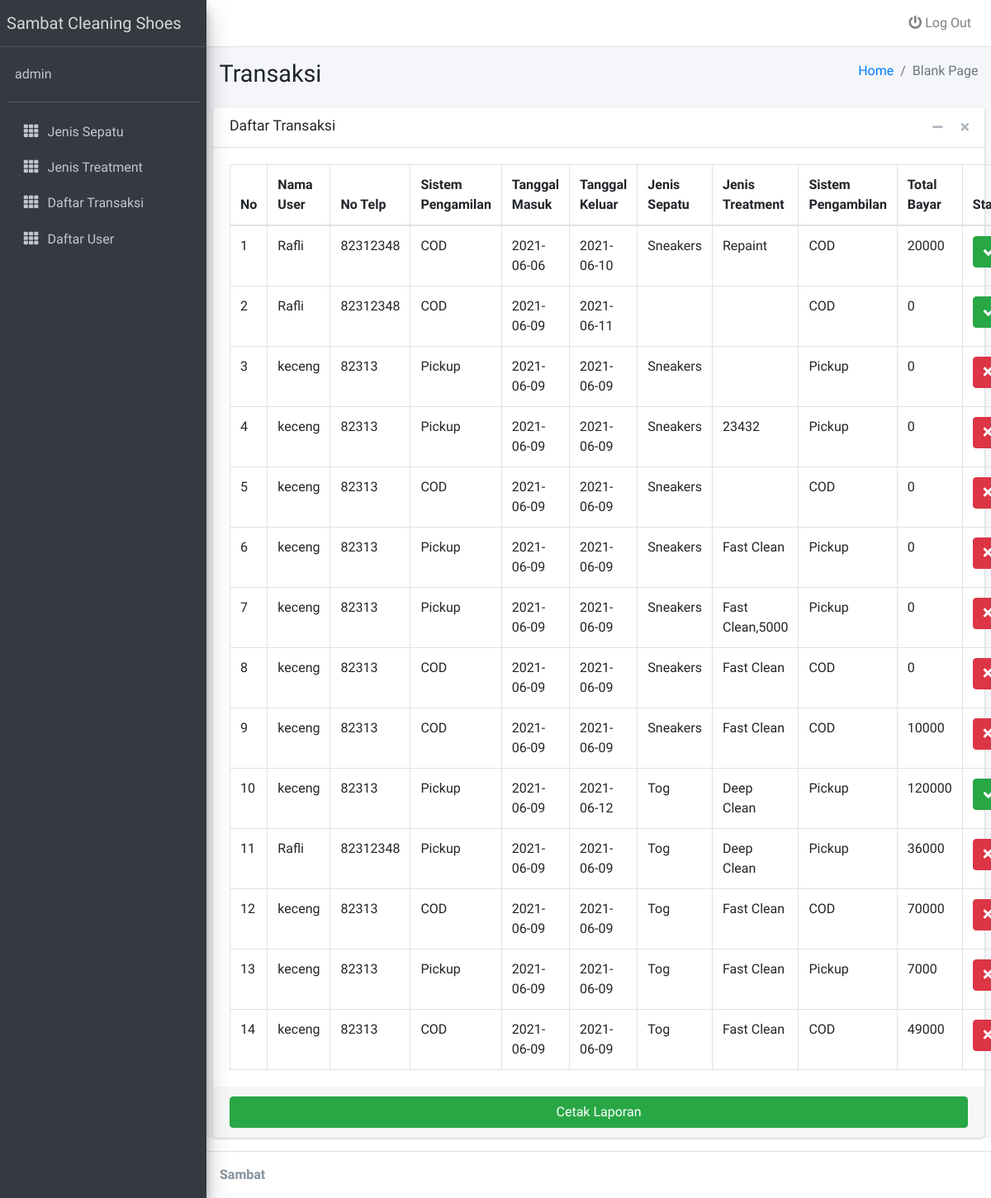
/admin_transaksi.php (signed in), run on an earlier commit of the app's database.
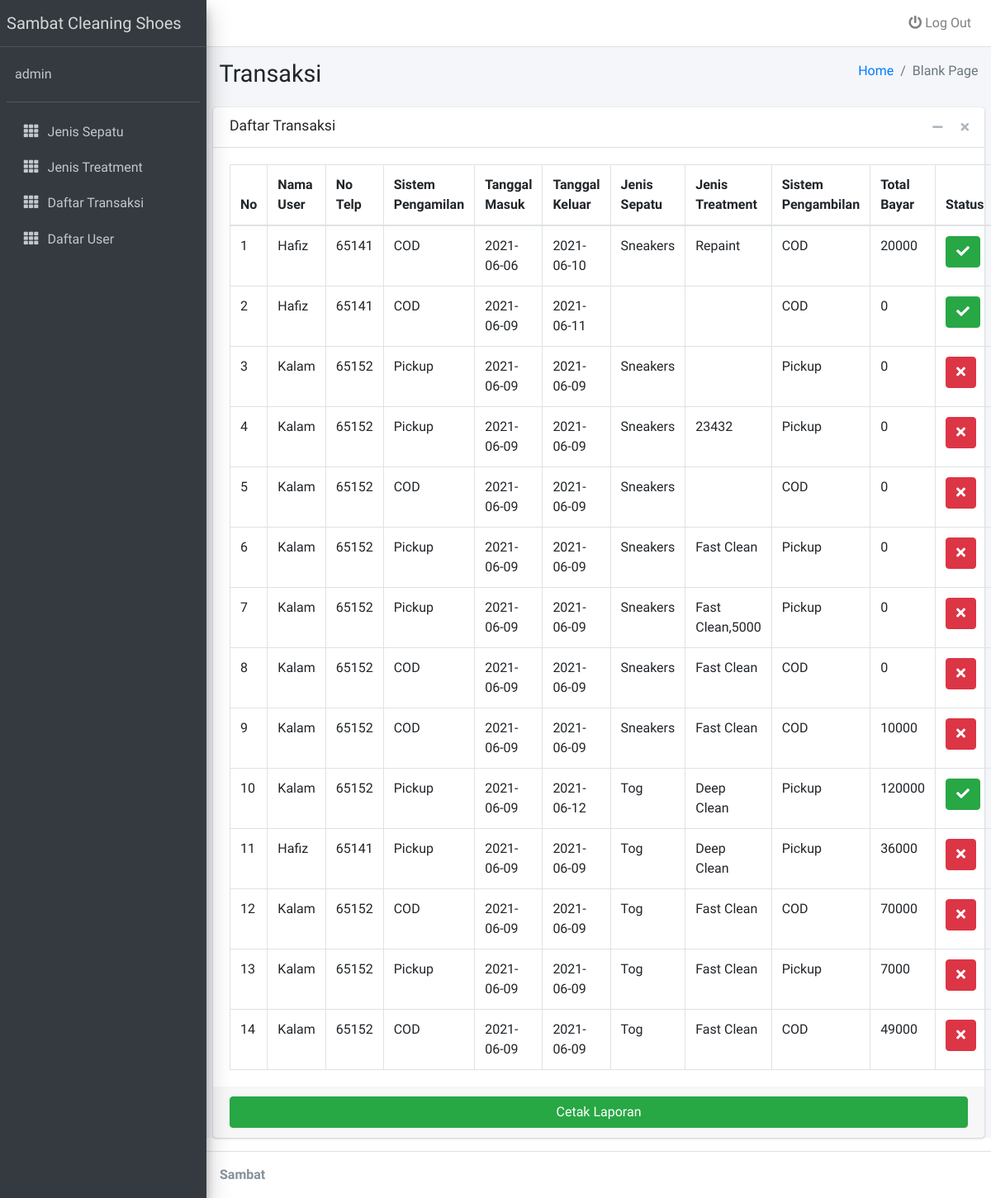
And on a later commit of the database.
### tables this page shows
CREATE TABLE `transaksi` (
  `id_transaksi` int NOT NULL,
  `id_user` int NOT NULL,
  `sistem_pengambilan` varchar(10) NOT NULL,
  `total` int NOT NULL,
  `tanggal_masuk` date NOT NULL,
  `tanggal_keluar` date NOT NULL,
  `jenis_sepatu` varchar(10) NOT NULL,
  `jenis_treatment` varchar(50) NOT NULL,
  `total_bayar` int NOT NULL,
  `status` int NOT NULL DEFAULT '0'
);

CREATE TABLE `user` (
  `id_user` int NOT NULL,
  `nama` varchar(15) NOT NULL,
  `alamat` varchar(50) NOT NULL,
  `no_telp` int NOT NULL,
  `username` varchar(25) NOT NULL,
  `password` varchar(25) NOT NULL,
  `level` int NOT NULL DEFAULT '1'
);

### admin_transaksi.php (the view, shortened to what this page needs)
<!DOCTYPE html>
<?php
include('config.php');
?>
<html>
<head>
  <link rel="stylesheet" href="assets/plugins/fontawesome-free/css/all.min.css">
  <link rel="stylesheet" href="https://code.ionicframework.com/ionicons/2.0.1/css/ionicons.min.css">
  <link rel="stylesheet" href="assets/dist/css/adminlte.min.css">
</head>
<body class="hold-transition sidebar-mini">
<div class="wrapper">
  <nav class="main-header navbar navbar-expand navbar-white navbar-light">
    <ul class="navbar-nav ml-auto">
      <li class="nav-item dropdown">
        <a class="nav-link" href="logout.php">
            <i class="fas fa-power-off"></i> Log Out
        </a>
      </li>
    </ul>
  </nav>
  <aside class="main-sidebar sidebar-dark-primary elevation-4">
    <a href="../../index3.html" class="brand-link">
      <span class="brand-text font-weight-light">Sambat Cleaning Shoes</span>
    </a>
    <div class="sidebar">
      <div class="user-panel mt-3 pb-3 mb-3 d-flex">
        <div class="info">
          <a href="#" class="d-block"><?php echo $_SESSION['username'] ?></a>
        </div>
      </div>
      <nav class="mt-2">
        <ul class="nav nav-pills nav-sidebar flex-column" data-widget="treeview" role="menu" data-accordion="false">
               <li class="nav-item">
               <a href="admin_jenissepatu.php" class="nav-link">
                 <i class="nav-icon fas fa-th"></i>
                 <p>
                  Jenis Sepatu
                 </p>
               </a>
             </li>
             <li class="nav-item">
               <a href="admin_jenistreatment.php" class="nav-link">
                 <i class="nav-icon fas fa-th"></i>
                 <p>
                  Jenis Treatment
                 </p>
               </a>
             </li>
             <li class="nav-item">
               <a href="admin_transaksi.php" class="nav-link">
                 <i class="nav-icon fas fa-th"></i>
                 <p>
                  Daftar Transaksi
                 </p>
               </a>
             </li>
             <li class="nav-item">
            <a href="admin_manageuser.php" class="nav-link">
              <i class="nav-icon fas fa-th"></i>
              <p>
               Daftar User
              </p>
            </a>
          </li>
  </aside>
  <div class="content-wrapper">
    <section class="content-header">
      <div class="container-fluid">
        <div class="row mb-2">
          <div class="col-sm-6">
            <h1>Transaksi</h1>
          </div>
          <div class="col-sm-6">
            <ol class="breadcrumb float-sm-right">
              <li class="breadcrumb-item"><a href="#">Home</a></li>
              <li class="breadcrumb-item active">Blank Page</li>
            </ol>
          </div>
        </div>
      </div>
    </section>
    <section class="content">
      <div class="card">
        <div class="card-header">
          <h3 class="card-title">Daftar Transaksi</h3>
          <div class="card-tools">
            <button type="button" class="btn btn-tool" data-card-widget="collapse" data-toggle="tooltip" title="Collapse">
              <i class="fas fa-minus"></i></button>
            <button type="button" class="btn btn-tool" data-card-widget="remove" data-toggle="tooltip" title="Remove">
              <i class="fas fa-times"></i></button>
          </div>
        </div>
        <div class="card-body">
          <table id="example2" class="table table-bordered table-hover">
                <thead>
                <tr>
                  <th>No</th>
                  <th>Nama User</th>
                  <th>No Telp</th>
                  <th>Sistem Pengamilan</th>
                  <th>Tanggal Masuk</th>
                  <th>Tanggal Keluar</th>
                  <th>Jenis Sepatu</th>
                  <th>Jenis Treatment</th>
                  <th>Sistem Pengambilan</th>
                  <th>Total Bayar</th>
                  <th>Status</th>
                </tr>
                </thead>
                <tbody>
                <?php
				$sql = mysqli_query($koneksi, "SELECT transaksi.*,user.nama, user.no_telp FROM transaksi left join user on user.id_user = transaksi.id_user ") or die(mysqli_error($koneksi));
				if(mysqli_num_rows($sql) > 0){
					$no = 1;
					while($data = mysqli_fetch_assoc($sql)){
						$button = ($data['status']) ? "<button type='button' class='btn btn-success'><i class='fas fa-check'></i></button>" : "<a type='button' href='edit_status.php?id=".$data['id_transaksi']."' class='btn btn-danger'><i class='fas fa-times'></i></a>" ;
            echo '
						<tr>
							<td>'.$no.'</td>
              <td>'.$data['nama'].'</td>
              <td>'.$data['no_telp'].'</td>
              <td>'.$data['sistem_pengambilan'].'</td>
              <td>'.$data['tanggal_masuk'].'</td>
              <td>'.$data['tanggal_keluar'].'</td>
							<td>'.$data['jenis_sepatu'].'</td>
              <td>'.$data['jenis_treatment'].'</td>
							<td>'.$data['sistem_pengambilan'].'</td>
							<td>'.$data['total_bayar'].'</td>
							<td>'.$button.'</td>
						</tr>
						';
						$no++;
					}
				}else{
					echo '
					<tr>
						<td colspan="6">Tidak ada data.</td>
					</tr>
					';
				}
				?>
              </table>
        </div>
        <div class="card-footer">
          <a href="cetak.php" target="_blank"><button type="button" class="btn btn-block btn-success">Cetak Laporan</button></a>
        </div>
      </div>
    </section>
  </div>
  <footer class="main-footer">
    <strong>Sambat
  </footer>
</div>
</body>
</html>

What changed in the data, as far as the page shows it:
changed through a linked row, transaksi "Repaint": id_user.nama "Rafli" → "Hafiz"; id_user.no_telp "82312348" → "65141"
changed through a linked row, transaksi (number 2 of 14 on the later page): id_user.nama "Rafli" → "Hafiz"; id_user.no_telp "82312348" → "65141"
changed through a linked row, transaksi (number 3 of 14 on the later page): id_user.nama "keceng" → "Kalam"; id_user.no_telp "82313" → "65152"
changed through a linked row, transaksi (number 4 of 14 on the later page): id_user.nama "keceng" → "Kalam"; id_user.no_telp "82313" → "65152"
changed through a linked row, transaksi (number 5 of 14 on the later page): id_user.nama "keceng" → "Kalam"; id_user.no_telp "82313" → "65152"
changed through a linked row, transaksi (number 6 of 14 on the later page): id_user.nama "keceng" → "Kalam"; id_user.no_telp "82313" → "65152"
changed through a linked row, transaksi "Fast Clean,5000": id_user.nama "keceng" → "Kalam"; id_user.no_telp "82313" → "65152"
changed through a linked row, transaksi (number 8 of 14 on the later page): id_user.nama "keceng" → "Kalam"; id_user.no_telp "82313" → "65152"
changed through a linked row, transaksi (number 9 of 14 on the later page): id_user.nama "keceng" → "Kalam"; id_user.no_telp "82313" → "65152"
changed through a linked row, transaksi (number 10 of 14 on the later page): id_user.nama "keceng" → "Kalam"; id_user.no_telp "82313" → "65152"
changed through a linked row, transaksi (number 11 of 14 on the later page): id_user.nama "Rafli" → "Hafiz"; id_user.no_telp "82312348" → "65141"
changed through a linked row, transaksi (number 12 of 14 on the later page): id_user.nama "keceng" → "Kalam"; id_user.no_telp "82313" → "65152"
changed through a linked row, transaksi (number 13 of 14 on the later page): id_user.nama "keceng" → "Kalam"; id_user.no_telp "82313" → "65152"
changed through a linked row, transaksi (number 14 of 14 on the later page): id_user.nama "keceng" → "Kalam"; id_user.no_telp "82313" → "65152"
